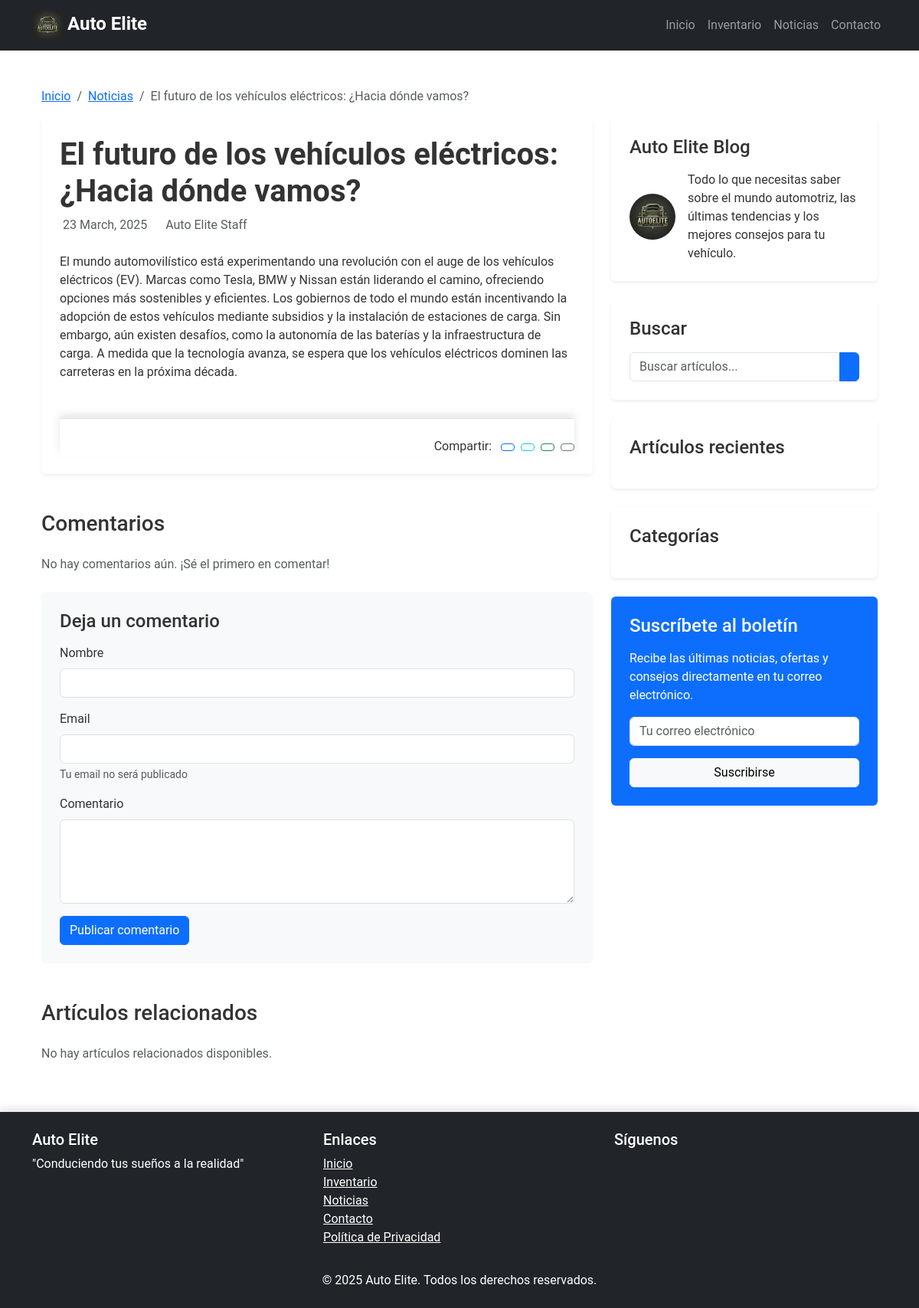
/articles/1/, run on the app's committed database.
### autos/models.py (models this page shows, shortened)
class Article(models.Model):
    title = models.CharField(max_length=200)
    content = models.TextField()
    image_url = models.URLField()
    created_at = models.DateTimeField(auto_now_add=True)

### autos/views.py (the view)
# urls.py: path('articles/<int:article_id>/', views.article_detail, name='article_detail'),
def article_detail(request, article_id):
    article = get_object_or_404(Article, id=article_id)
    return render(request, 'article_detail.html', {'article': article})

### autos/templates/article_detail.html (shortened to what this page needs)
{% extends 'base.html' %}
{% load static %}
{% block content %}
<div class="container my-5">
    <nav aria-label="breadcrumb">
        <ol class="breadcrumb">
            <li class="breadcrumb-item"><a href="{% url 'home' %}">Inicio</a></li>
            <li class="breadcrumb-item"><a href="{% url 'articles' %}">Noticias</a></li>
            <li class="breadcrumb-item active" aria-current="page">{{ article.title }}</li>
        </ol>
    </nav>
    <div class="row">
        <div class="col-lg-8">
            <article class="article-content bg-white p-4 rounded shadow-sm">
                <header class="mb-4">
                    <h1 class="article-title fw-bold">{{ article.title }}</h1>
                    <div class="article-meta text-muted">
                        <span class="me-3">{{ article.created_at|date:"d F, Y" }}</span>
                        <span>Auto Elite Staff</span>
                    </div>
                </header>
                <div class="article-body">
                    {{ article.content|safe|linebreaks }}
                </div>
                <footer class="article-footer mt-5 pt-4 border-top">
                    <div class="row align-items-center">
                        <div class="col-md-6">
                            <div class="article-share text-md-end mt-3 mt-md-0">
                                <span class="me-2">Compartir:</span>
                                <a href="https://www.facebook.com/sharer/sharer.php?u={{ request.build_absolute_uri }}" target="_blank" class="btn btn-sm btn-outline-primary me-1" title="Compartir en Facebook">
                                </a>
                                <a href="https://twitter.com/intent/tweet?url={{ request.build_absolute_uri }}&text={{ article.title }}" target="_blank" class="btn btn-sm btn-outline-info me-1" title="Compartir en Twitter">
                                </a>
                                <a href="https://wa.me/?text={{ article.title }}%20{{ request.build_absolute_uri }}" target="_blank" class="btn btn-sm btn-outline-success me-1" title="Compartir en WhatsApp">
                                </a>
                                <a href="mailto:?subject={{ article.title }}&body={{ request.build_absolute_uri }}" class="btn btn-sm btn-outline-secondary" title="Compartir por Email">
                                </a>
                            </div>
                        </div>
                    </div>
                </footer>
            </article>
            <section class="article-comments mt-5">
                <h3 class="mb-4">Comentarios </h3>
                {% if comments %}
                <div class="comments-list">
                    {% for comment in comments %}
                    <div class="comment p-3 mb-3 bg-light rounded">
                        <div class="comment-header d-flex justify-content-between">
                            <div class="comment-author">
                                <span class="fw-bold">{{ comment.name }}</span>
                            </div>
                            <div class="comment-date text-muted">
                                <small>{{ comment.created_at|date:"d M, Y H:i" }}</small>
                            </div>
                        </div>
                        <div class="comment-body mt-2">
                            <p class="mb-0">{{ comment.content }}</p>
                        </div>
                    </div>
                    {% endfor %}
                </div>
                {% else %}
                <p class="text-muted">No hay comentarios aún. ¡Sé el primero en comentar!</p>
                {% endif %}
                <div class="comment-form-wrapper mt-4 p-4 bg-light rounded">
                    <h4 class="mb-3">Deja un comentario</h4>
                    <form id="commentForm" method="post" action="{% url 'article_comment' article.id %}">
                        <div class="mb-3">
                            <label for="commentName" class="form-label">Nombre</label>
                            <input type="text" class="form-control" id="commentName" name="name" required>
                        </div>
                        <div class="mb-3">
                            <label for="commentEmail" class="form-label">Email</label>
                            <input type="email" class="form-control" id="commentEmail" name="email" required>
                            <div class="form-text">Tu email no será publicado</div>
                        </div>
                        <div class="mb-3">
                            <label for="commentContent" class="form-label">Comentario</label>
                            <textarea class="form-control" id="commentContent" name="content" rows="4" required></textarea>
                        </div>
                        <button type="submit" class="btn btn-primary">Publicar comentario</button>
                    </form>
                </div>
            </section>
        </div>
        <div class="col-lg-4 mt-5 mt-lg-0">
            <div class="sidebar-widget mb-4 p-4 bg-white rounded shadow-sm">
                <h4 class="widget-title mb-3">Auto Elite Blog</h4>
                <div class="d-flex align-items-center">
                    <img src="{% static 'images/logo.png' %}" alt="Auto Elite" class="rounded-circle me-3" width="60">
                    <div>
                        <p class="mb-0">Todo lo que necesitas saber sobre el mundo automotriz, las últimas tendencias y los mejores consejos para tu vehículo.</p>
                    </div>
                </div>
            </div>
            <div class="sidebar-widget mb-4 p-4 bg-white rounded shadow-sm">
                <h4 class="widget-title mb-3">Buscar</h4>
                <form action="{% url 'articles' %}" method="get">
                    <div class="input-group">
                        <input type="text" class="form-control" placeholder="Buscar artículos..." name="search">
                        <button class="btn btn-primary" type="submit">
                        </button>
                    </div>
                </form>
            </div>
            <div class="sidebar-widget mb-4 p-4 bg-white rounded shadow-sm">
                <h4 class="widget-title mb-3">Artículos recientes</h4>
            </div>
            <div class="sidebar-widget mb-4 p-4 bg-white rounded shadow-sm">
                <h4 class="widget-title mb-3">Categorías</h4>
            </div>
            <div class="sidebar-widget mb-4 p-4 bg-primary text-white rounded shadow-sm">
                <h4 class="widget-title mb-3">Suscríbete al boletín</h4>
                <p>Recibe las últimas noticias, ofertas y consejos directamente en tu correo electrónico.</p>
                <form id="subscribeForm" action="{% url 'subscribe' %}" method="post">
                    <div class="mb-3">
                        <input type="email" class="form-control" id="subscriberEmail" name="email" placeholder="Tu correo electrónico" required>
                    </div>
                    <button type="submit" class="btn btn-light w-100">Suscribirse</button>
                </form>
            </div>
        </div>
    </div>
    <section class="related-articles mt-5">
        <h3 class="mb-4">Artículos relacionados</h3>
        <div class="row">
            {% for related in related_articles %}
            <div class="col-md-4 mb-4">
                <div class="card h-100">
                    {% if related.image %}
                    <img src="{{ related.image.url }}" class="card-img-top" alt="{{ related.title }}">
                    {% endif %}
                    <div class="card-body">
                        <h5 class="card-title">{{ related.title }}</h5>
                        <p class="card-text text-muted">{{ related.content|striptags|truncatewords:15 }}</p>
                    </div>
                    <div class="card-footer bg-white border-top-0">
                        <a href="{% url 'article_detail' related.id %}" class="btn btn-sm btn-outline-primary">Leer más</a>
                        <small class="text-muted float-end">{{ related.created_at|date:"d M, Y" }}</small>
                    </div>
                </div>
            </div>
            {% empty %}
            <div class="col-12">
                <p class="text-muted">No hay artículos relacionados disponibles.</p>
            </div>
            {% endfor %}
        </div>
    </section>
</div>
{% endblock %}

### autos/static/css/styles.css (style rules this page uses)
body { font-family: 'Roboto', sans-serif; color: #333; }
footer { box-shadow: 0 -5px 10px rgba(0, 0, 0, 0.1); }

### data on the page
Article: title "El futuro de los vehículos eléctricos: ¿Hacia dónde vamos?", created_at "23 March, 2025", content "El mundo automovilístico está experimentando una revolución con el auge de los vehículos eléctricos (EV). Marcas como Tesla, BMW y Nissan están liderando el camino, ofreciendo opciones más sostenibles y eficientes. Los gobiernos de todo el mundo están incentivando la adopción de estos vehículos mediante subsidios y la instalación de estaciones de carga. Sin embargo, aún existen desafíos, como la autonomía de las baterías y la infraestructura de carga. A medida que la tecnología avanza, se espera que los vehículos eléctricos dominen las carreteras en la próxima década."
